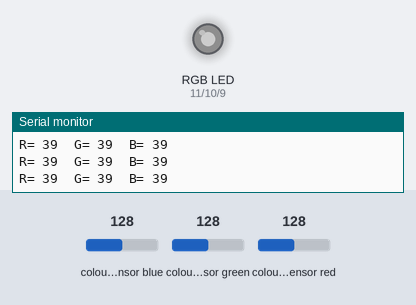
Bench run of a sketch on a simulated Arduino Uno, built with avr-gcc and run on an emulated ATmega328P. Shown: an RGB LED mixed from three pins (HIGH = lit), the last lines printed to the serial monitor. Wiring (inferred from the names in the program): TCS3200 colour sensor: output pin 8; S2 pin 7; S3 pin 12; S0 pin 2; S1 pin 4. The inputs (shaded band) are chosen by the test bench; at power-on: colour sensor blue 128, colour sensor green 128, colour sensor red 128. Dim RGB values are drawn brighter than linear; pins used as bus, display or sensor lines are not drawn.

Above: at 1.2 s.
1.3 s: colour sensor blue set to 5
At 2.1 s:
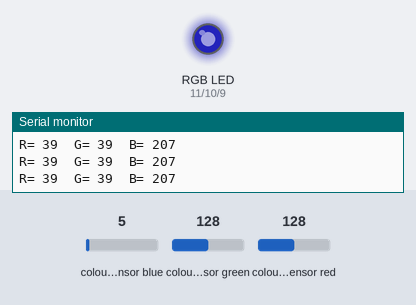
3.0 s: colour sensor green set to 5
At 3.8 s:
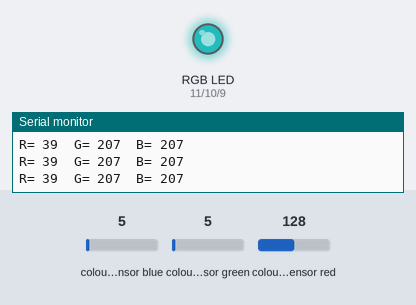
4.8 s: colour sensor red set to 5
At 5.6 s:
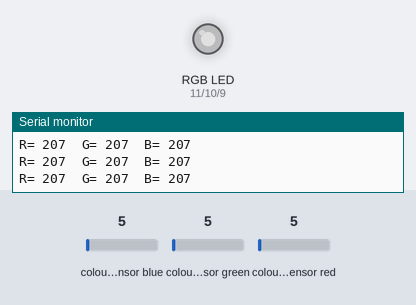
6.6 s: colour sensor blue set to 64
At 7.4 s:
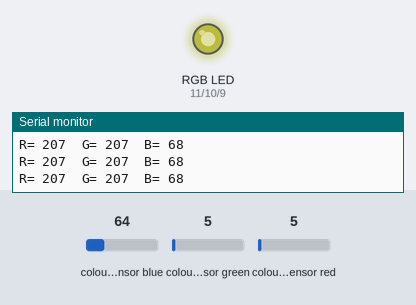
8.4 s: colour sensor green set to 64
At 9.2 s:
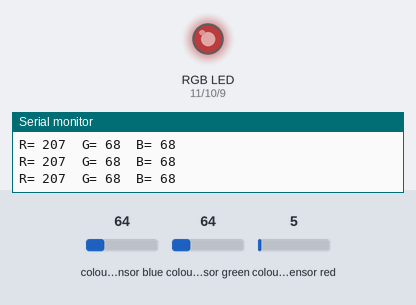
Timing chart, 0 to 11.2 s (numbered marks = the images above; inputs shaded):
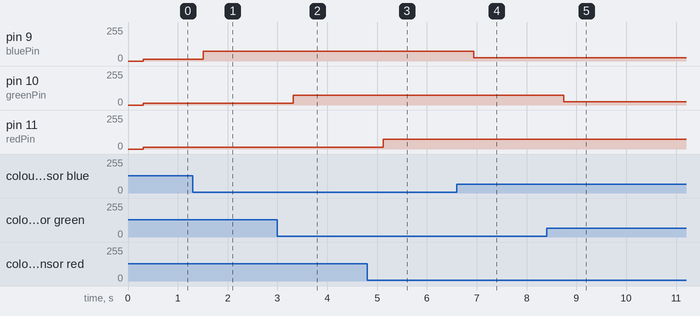

The sketch:

Color_Sensor_RGB.ino
```cpp
int redPin= 11;
int greenPin = 10;
int bluePin = 9;

int S0 = 2;
int S1 = 4;
int S2 = 7;
int S3 = 12;

int sensorOut = 8;
int frequencyR = 0;
int frequencyG = 0;
int frequencyB = 0;
int frequency = 0;

int redVal = 0;
int greenVal = 0;
int blueVal = 0;

void setup()
{
  // Setting all pins to Output.
  pinMode(S0, OUTPUT);
  pinMode(S1, OUTPUT);
  pinMode(S2, OUTPUT);
  pinMode(S3, OUTPUT);
  pinMode(sensorOut, INPUT);

  // Setting frequency-scaling to 20%.
  digitalWrite(S0,HIGH);
  digitalWrite(S1,LOW);

  //Setting RGB pins
  pinMode(redPin, OUTPUT);
  pinMode(greenPin, OUTPUT);
  pinMode(bluePin, OUTPUT);

  Serial.begin(9600);
}

void loop()
{
  // Setting red filtered photodiodes to be read
  digitalWrite(S2,LOW);
  digitalWrite(S3,LOW);

  // Reading the output frequency
  frequencyR = pulseIn(sensorOut, LOW);
  redVal = map(frequencyR, 0, 700, 0, 255);

  // Printing the value on the serial monitor
  Serial.print("R= ");//printing name
  Serial.print(frequencyR);//printing RED color frequency
  Serial.print("  ");
  delay(100);


  // Setting Green filtered photodiodes to be read
  digitalWrite(S2,HIGH);
  digitalWrite(S3,HIGH);

  // Reading the output frequency
  frequencyG = pulseIn(sensorOut, LOW);
  greenVal = map(frequencyG, 0, 700, 0, 255);

  // Printing the value on the serial monitor
  Serial.print("G= ");//printing name
  Serial.print(frequencyG);//printing RED color frequency
  Serial.print("  ");
  delay(100);


  // Setting Blue filtered photodiodes to be read
  digitalWrite(S2,LOW);
  digitalWrite(S3,HIGH);

  // Reading the output frequency
  frequencyB = pulseIn(sensorOut, LOW);
  blueVal = map(frequencyB, 0, 700, 0, 255);

  // Printing the value on the serial monitor
  Serial.print("B= ");//printing name
  Serial.print(frequencyB);//printing RED color frequency
  Serial.println("  ");
  delay(100);

  analogWrite(redPin, redVal);
  analogWrite(greenPin, greenVal);
  analogWrite(bluePin, blueVal);

}
```

Measured:
- after the input at 1.3 s, pin 9 (bluePin): 14/255 → 75/255 after 0.21 s
- after the input at 3.0 s, pin 10 (greenPin): 14/255 → 75/255 after 0.31 s
- after the input at 4.8 s, pin 11 (redPin): 14/255 → 75/255 after 0.32 s
- after the input at 6.6 s, pin 9 (bluePin): 75/255 → 24/255 after 0.34 s
- after the input at 8.4 s, pin 10 (greenPin): 75/255 → 24/255 after 0.35 s
